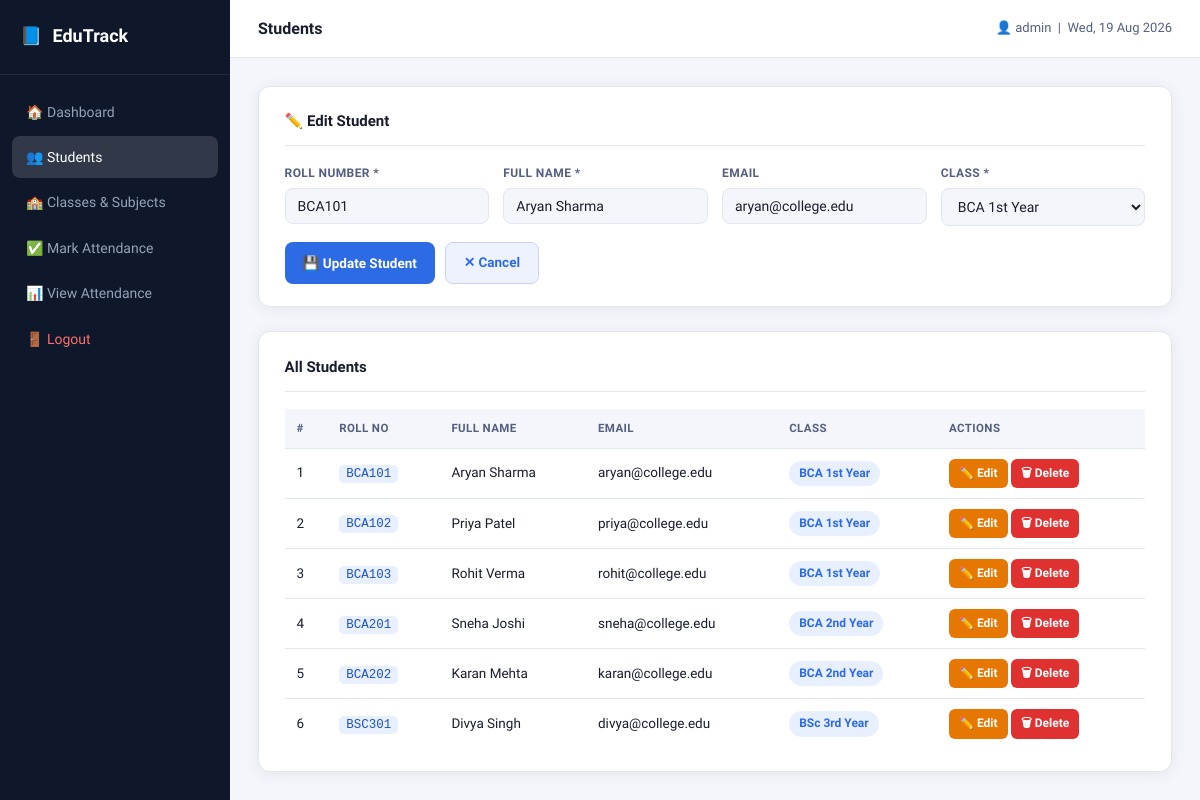
Page /students.php?edit=1 (signed in) on the committed database.
### tables this page shows
CREATE TABLE IF NOT EXISTS students (
    id           INT AUTO_INCREMENT PRIMARY KEY,
    roll_number  VARCHAR(20)  NOT NULL UNIQUE,
    full_name    VARCHAR(100) NOT NULL,
    email        VARCHAR(100),
    class_id     INT NOT NULL,
    created_at   TIMESTAMP DEFAULT CURRENT_TIMESTAMP,
    FOREIGN KEY (class_id) REFERENCES classes(id) ON DELETE CASCADE
);

CREATE TABLE IF NOT EXISTS classes (
    id         INT AUTO_INCREMENT PRIMARY KEY,
    class_name VARCHAR(100) NOT NULL UNIQUE,
    created_at TIMESTAMP DEFAULT CURRENT_TIMESTAMP
);

### students.php (the view, shortened to what this page needs)
<?php
require_once 'db.php';
$edit_student = null;
if (isset($_GET['edit'])) {
    $edit_id = (int) $_GET['edit'];
    $res = mysqli_query($conn, "SELECT * FROM students WHERE id = $edit_id");
    $edit_student = mysqli_fetch_assoc($res);
}
$classes_result = mysqli_query($conn, "SELECT * FROM classes ORDER BY class_name");
$students_result = mysqli_query($conn, "
    SELECT s.*, c.class_name
    FROM students s
    JOIN classes c ON s.class_id = c.id
    ORDER BY c.class_name, s.roll_number
");
require_once 'partials/header.php';
?>
<div class="card" style="margin-bottom:1.5rem;">
    <div class="card-header"><?= $edit_student ? '✏️ Edit Student' : '➕ Add New Student' ?></div>
    <form method="POST" action="">
        <div class="form-row">
            <div class="form-group">
                <label>Roll Number *</label>
                <input type="text" name="roll_number"
                    value="<?= htmlspecialchars($edit_student['roll_number'] ?? '') ?>"
                    placeholder="e.g. BCA101" required/>
            </div>
            <div class="form-group">
                <label>Full Name *</label>
                <input type="text" name="full_name"
                    value="<?= htmlspecialchars($edit_student['full_name'] ?? '') ?>"
                    placeholder="e.g. Aryan Sharma" required/>
            </div>
            <div class="form-group">
                <label>Email</label>
                <input type="email" name="email"
                    value="<?= htmlspecialchars($edit_student['email'] ?? '') ?>"
                    placeholder="e.g. aryan@college.edu"/>
            </div>
            <div class="form-group">
                <label>Class *</label>
                <select name="class_id" required>
                    <?php while ($c = mysqli_fetch_assoc($classes_result)): ?>
                        <option value="<?= $c['id'] ?>"
                            <?= (($edit_student['class_id'] ?? '') == $c['id']) ? 'selected' : '' ?>>
                            <?= htmlspecialchars($c['class_name']) ?>
                        </option>
                    <?php endwhile; ?>
                </select>
            </div>
        </div>
        <div style="display:flex;gap:10px;">
            <button type="submit" class="btn btn-primary">
                <?= $edit_student ? '💾 Update Student' : '➕ Add Student' ?>
            </button>
            <?php if ($edit_student): ?>
                <a href="students.php" class="btn btn-secondary">✕ Cancel</a>
            <?php endif; ?>
        </div>
    </form>
</div>
<div class="card">
    <div class="card-header">All Students</div>
    <?php if (mysqli_num_rows($students_result) === 0): ?>
        <p class="empty-msg">No students added yet. Use the form above to add one.</p>
    <?php else: ?>
    <div class="table-wrapper">
        <table class="data-table">
            <thead>
                <tr>
                    <th>#</th>
                    <th>Roll No</th>
                    <th>Full Name</th>
                    <th>Email</th>
                    <th>Class</th>
                    <th>Actions</th>
                </tr>
            </thead>
            <tbody>
            <?php $i = 1; while ($row = mysqli_fetch_assoc($students_result)): ?>
                <tr>
                    <td><?= $i++ ?></td>
                    <td><code><?= htmlspecialchars($row['roll_number']) ?></code></td>
                    <td><?= htmlspecialchars($row['full_name']) ?></td>
                    <td><?= htmlspecialchars($row['email'] ?: '—') ?></td>
                    <td><span class="badge badge-class"><?= htmlspecialchars($row['class_name']) ?></span></td>
                    <td>
                        <a href="?edit=<?= $row['id'] ?>" class="btn btn-sm btn-warning">✏️ Edit</a>
                        <a href="?delete=<?= $row['id'] ?>"
                           class="btn btn-sm btn-danger"
                           onclick="return confirm('Are you sure you want to delete <?= addslashes($row['full_name']) ?>? This will also delete their attendance records.')">
                           🗑 Delete
                        </a>
                    </td>
                </tr>
            <?php endwhile; ?>
            </tbody>
        </table>
    </div>
    <?php endif; ?>
</div>
<?php require_once 'partials/footer.php'; ?>

### style.css (style rules this page uses)
*, *::before, *::after { box-sizing: border-box; margin: 0; padding: 0; }
:root { --primary: #2d6be4; --primary-dark: #1e55c5; --primary-light: #e8effe; --success: #2f9e44; --success-light: #ebfbee; --danger: #e03131; --danger-light: #fff5f5; --warning: #e67700; --warning-light: #fff9db; --bg: #f4f6fb; --surface: #ffffff; --border: #e2e6f0; --text: #1a1d2e; --text-muted: #556080; --text-hint: #99a0bb; --sidebar-bg: #0f172a; --sidebar-text: #94a3b8; --sidebar-active: #ffffff; --radius: 12px; --shadow: 0 2px 16px rgba(0,0,0,0.07); --font: 'Sora', 'Segoe UI', sans-serif; }
body { font-family: var(--font); background: var(--bg); color: var(--text); font-size: 14px; line-height: 1.6; }
a { color: var(--primary); text-decoration: none; }
code { background: var(--primary-light); color: var(--primary-dark); padding: 2px 7px; border-radius: 5px; font-size: 12.5px; font-family: monospace; }
.card { background: var(--surface); border: 1px solid var(--border); border-radius: var(--radius); padding: 1.4rem 1.6rem; box-shadow: var(--shadow); margin-bottom: 1.5rem; }
.card-header { font-size: 15px; font-weight: 600; color: var(--text); margin-bottom: 1.1rem; padding-bottom: 0.75rem; border-bottom: 1px solid var(--border); }
.form-row { display: grid; grid-template-columns: repeat(auto-fit, minmax(170px, 1fr)); gap: 14px; margin-bottom: 1rem; }
.form-group { display: flex; flex-direction: column; gap: 5px; }
.form-group label { font-size: 12px; font-weight: 600; color: var(--text-muted); text-transform: uppercase; letter-spacing: 0.4px; }
input[type="text"], input[type="email"], input[type="password"], input[type="date"], select, textarea { border: 1.5px solid var(--border); border-radius: 8px; padding: 9px 12px; font-family: var(--font); font-size: 14px; color: var(--text); background: var(--bg); outline: none; transition: border-color 0.18s, background 0.18s; width: 100%; }
.btn { display: inline-flex; align-items: center; gap: 6px; padding: 9px 18px; border-radius: 8px; border: none; font-family: var(--font); font-size: 13.5px; font-weight: 600; cursor: pointer; transition: all 0.18s; text-decoration: none; white-space: nowrap; }
.btn-primary { background: var(--primary); color: #fff; }
.btn-secondary { background: #eef2ff; color: var(--primary); border: 1px solid #c7d2fe; }
.btn-danger { background: var(--danger); color: #fff; }
.btn-warning { background: var(--warning); color: #fff; }
.btn-sm { padding: 5px 10px; font-size: 12px; border-radius: 6px; }
.table-wrapper { overflow-x: auto; }
.data-table { width: 100%; border-collapse: collapse; font-size: 13.5px; }
.data-table th { background: var(--bg); padding: 10px 12px; font-weight: 600; font-size: 11.5px; text-transform: uppercase; letter-spacing: 0.4px; color: var(--text-muted); border-bottom: 1px solid var(--border); text-align: left; white-space: nowrap; }
.data-table td { padding: 10px 12px; border-bottom: 1px solid var(--border); color: var(--text); vertical-align: middle; }
.data-table tr:last-child td { border-bottom: none; }
.badge { display: inline-block; padding: 3px 10px; border-radius: 20px; font-size: 12px; font-weight: 600; }
.badge-class { background: var(--primary-light); color: var(--primary); }

### rows in the picture
students: roll_number "BCA101", full_name "Aryan Sharma", email "aryan@college.edu", class_id "BCA 1st Year", class.class_name "BCA 1st Year"
students: roll_number "BCA102", full_name "Priya Patel", email "priya@college.edu", class.class_name "BCA 1st Year"
students: roll_number "BCA103", full_name "Rohit Verma", email "rohit@college.edu", class.class_name "BCA 1st Year"
students: roll_number "BCA201", full_name "Sneha Joshi", email "sneha@college.edu", class.class_name "BCA 2nd Year"
students: roll_number "BCA202", full_name "Karan Mehta", email "karan@college.edu", class.class_name "BCA 2nd Year"
students: roll_number "BSC301", full_name "Divya Singh", email "divya@college.edu", class.class_name "BSc 3rd Year"

### other values in the picture
$pageTitle "Students"
$_SESSION['admin_name'] "admin"
